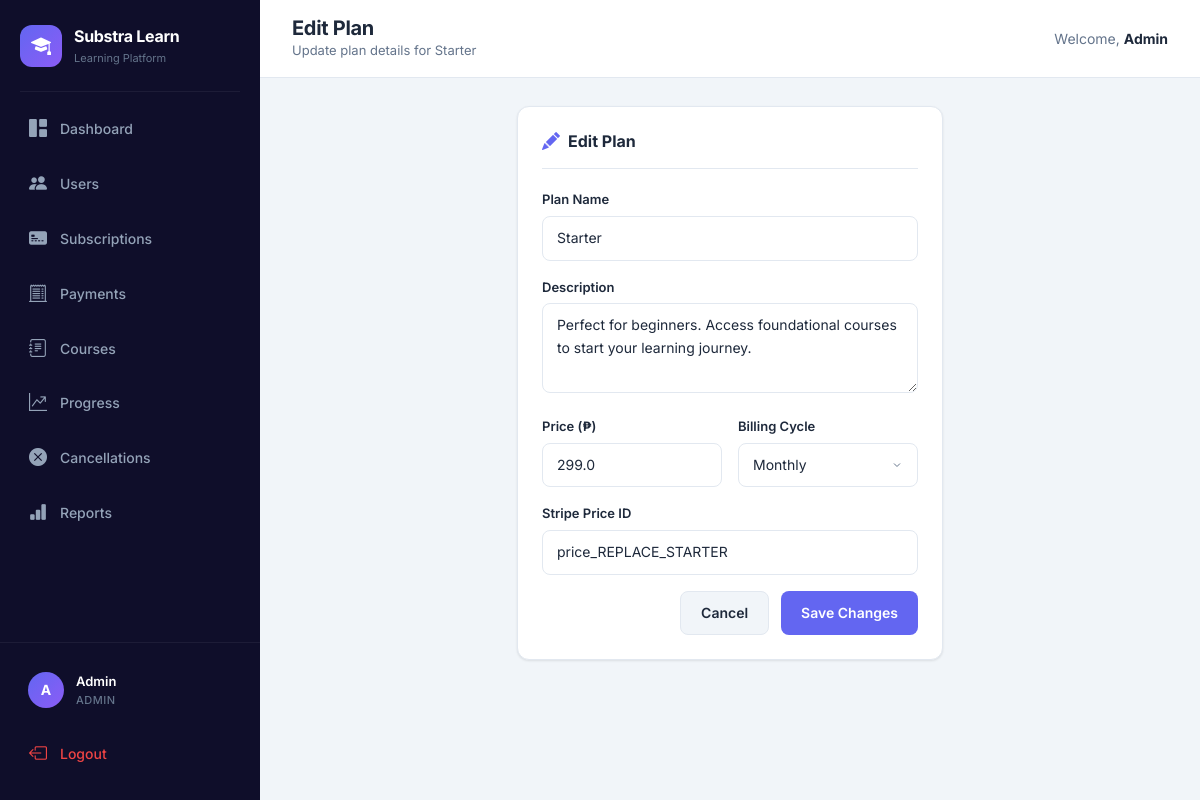
Page /admin/edit_plan/1 (signed in) on the earlier database version.
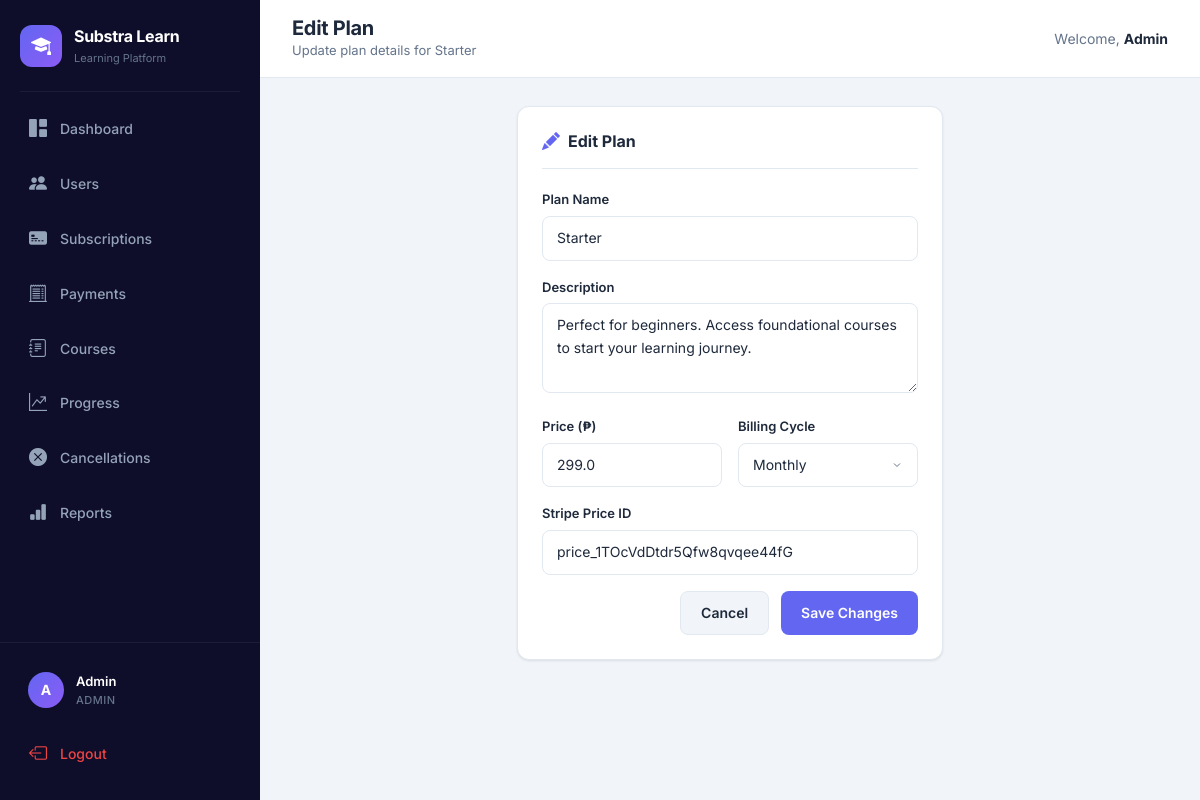
Same page on the later database version.
### tables this page shows
CREATE TABLE plans (
    id INTEGER PRIMARY KEY AUTOINCREMENT,
    name TEXT NOT NULL,
    description TEXT DEFAULT '',
    price REAL NOT NULL,
    billing_cycle TEXT NOT NULL,
    stripe_price_id TEXT DEFAULT '',
    status TEXT DEFAULT 'active',
    created_at TEXT DEFAULT (datetime('now'))
);

### app.py (the view, shortened to what this page needs)
@app.route("/admin/edit_plan/<int:plan_id>", methods=["GET", "POST"])
@admin_required
def edit_plan(plan_id):
    conn = get_db()
    plan = conn.execute("SELECT * FROM plans WHERE id=?", (plan_id,)).fetchone()
    conn.close()
    if not plan:
        flash("Plan not found", "danger")
        return redirect("/admin")
    return render_template("admin_edit_plan.html", plan=plan)

### app.py (called while the page is built, shortened)
def get_db():
    db_path = os.getenv("DATABASE_PATH", "database.db")
    conn = sqlite3.connect(db_path, timeout=10)
    conn.row_factory = sqlite3.Row
    conn.execute("PRAGMA journal_mode=WAL")
    conn.execute("PRAGMA busy_timeout=10000")
    return conn

def get_csrf_token():
    if "_csrf_token" not in session:
        session["_csrf_token"] = secrets.token_urlsafe(32)
    return session["_csrf_token"]

@app.context_processor
def inject_helpers():
    def csrf_field():
        return Markup(f'<input type="hidden" name="csrf_token" value="{escape(get_csrf_token())}">')
    return {"csrf_token": get_csrf_token, "csrf_field": csrf_field}

@app.before_request
def protect_posts():
    if request.method != "POST":
        return

def admin_required(func):
    @wraps(func)
    def wrapper(*args, **kwargs):
        if "user_id" not in session or session.get("role") != "admin":
            flash("Access denied", "danger")
            return redirect("/login")
        return func(*args, **kwargs)
    return wrapper

### templates/admin_edit_plan.html
{% extends "base.html" %}
{% block page_title %}Edit Plan{% endblock %}
{% block page_subtitle %}Update plan details for {{ plan['name'] }}{% endblock %}
{% block content %}
<div class="row justify-content-center"><div class="col-lg-6"><div class="content-card"><div class="card-header-custom"><h2 class="card-title"><i class="bi bi-pencil-fill"></i> Edit Plan</h2></div><form method="POST" action="/admin/edit_plan/{{ plan['id'] }}">{{ csrf_field()|safe }}<div class="form-group"><label class="form-label">Plan Name</label><input name="name" class="form-input" value="{{ plan['name'] }}" required></div><div class="form-group"><label class="form-label">Description</label><textarea name="description" class="form-input" rows="3">{{ plan['description'] }}</textarea></div><div class="form-row"><div class="form-group"><label class="form-label">Price (₱)</label><input name="price" type="number" step="0.01" class="form-input" value="{{ plan['price'] }}" required></div><div class="form-group"><label class="form-label">Billing Cycle</label><select name="billing_cycle" class="form-input"><option value="Monthly" {% if plan['billing_cycle']=='Monthly' %}selected{% endif %}>Monthly</option><option value="Quarterly" {% if plan['billing_cycle']=='Quarterly' %}selected{% endif %}>Quarterly</option><option value="Yearly" {% if plan['billing_cycle']=='Yearly' %}selected{% endif %}>Yearly</option></select></div></div><div class="form-group"><label class="form-label">Stripe Price ID</label><input name="stripe_price_id" class="form-input" value="{{ plan['stripe_price_id'] }}"></div><div class="form-actions"><a href="/admin" class="btn-custom btn-secondary-custom">Cancel</a><button class="btn-custom btn-primary-custom">Save Changes</button></div></form></div></div></div>
{% endblock %}

Differences in the rows shown:
changed plans "Starter": stripe_price_id "price_REPLACE_STARTER" → "price_1TOcVdDtdr5Qfw8qvqee44fG"
